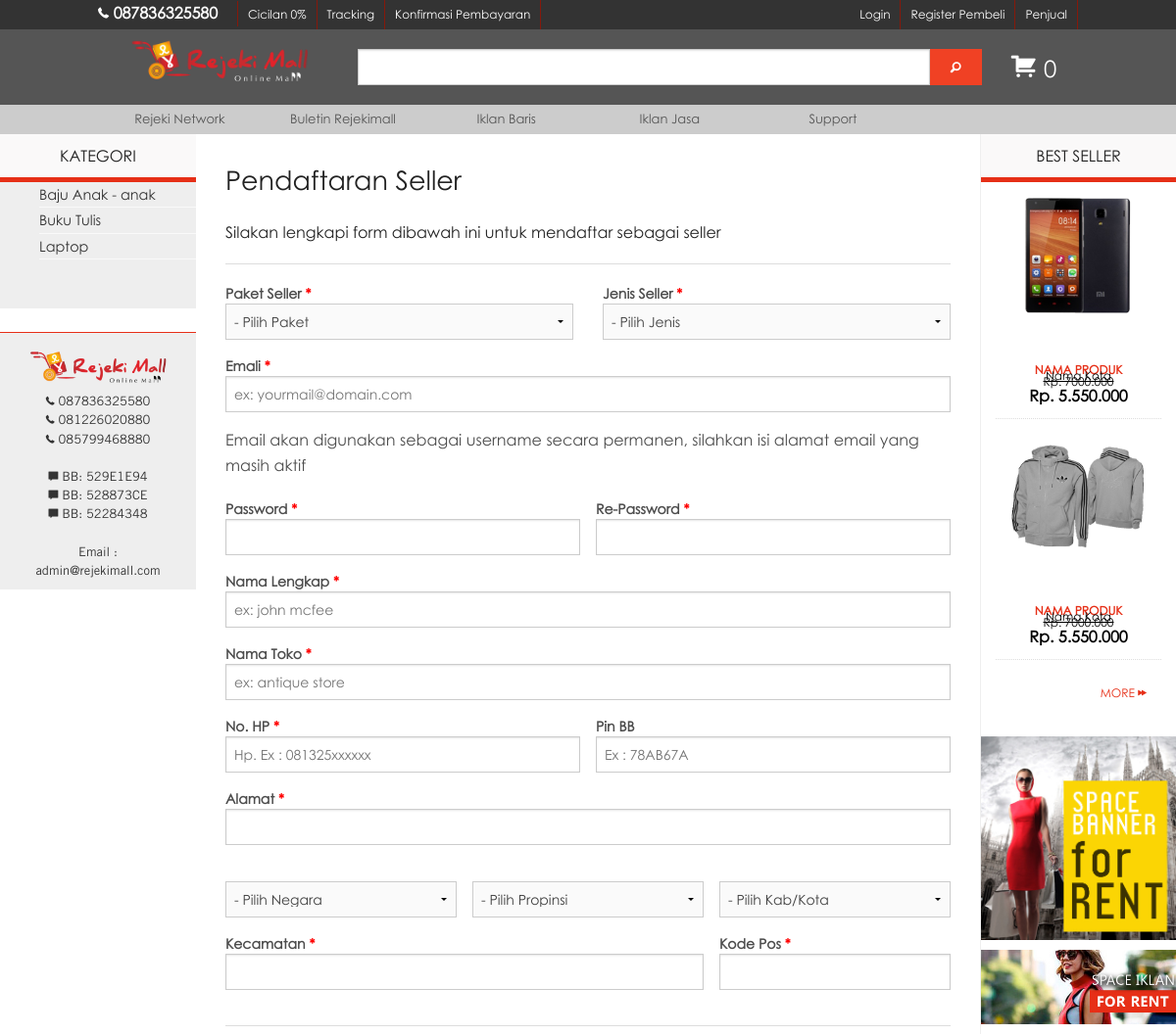
/index.php/register/seller (upper part), run on an earlier commit of the app's database.
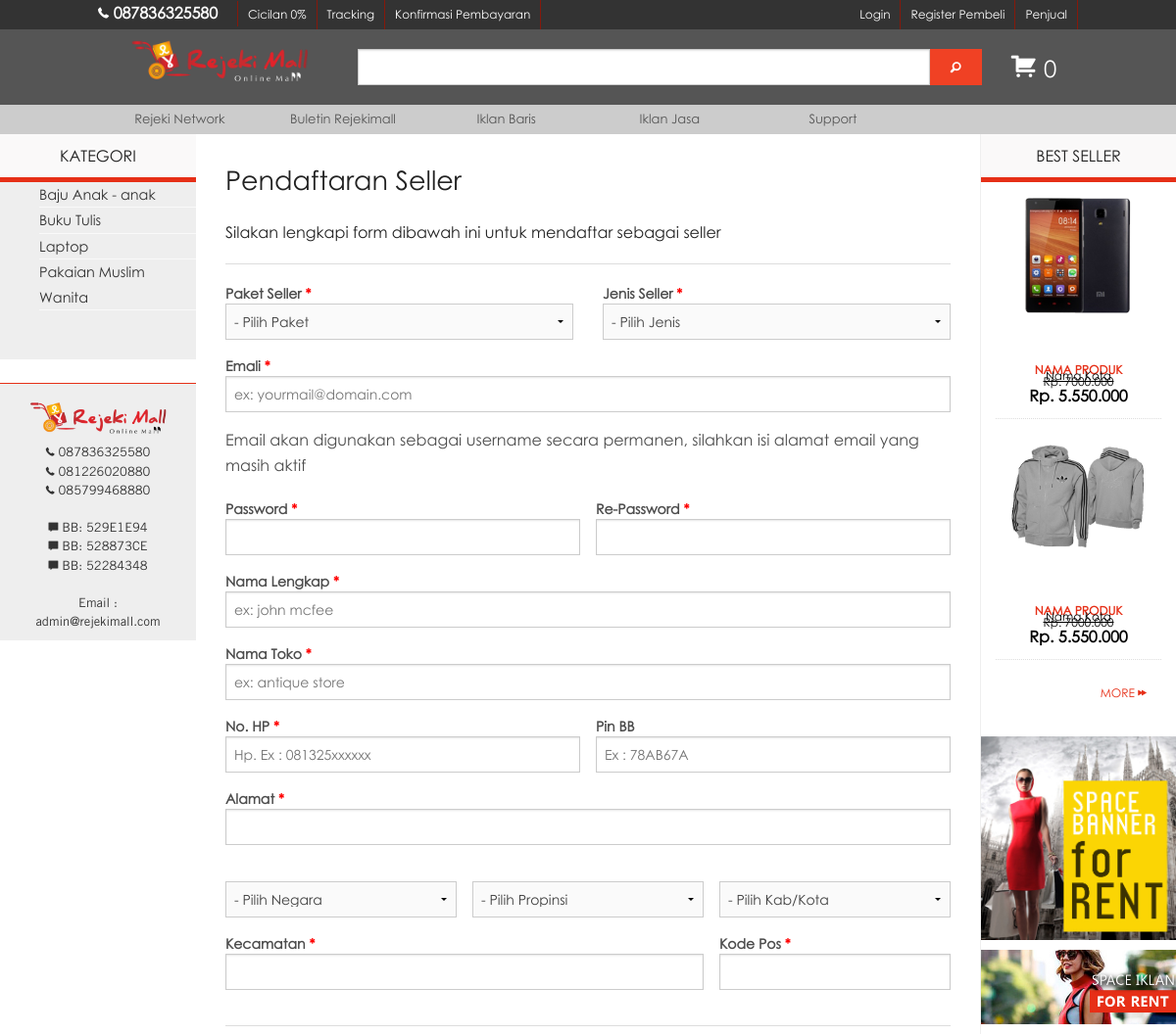
And on a later commit of the database.
### tables this page shows
CREATE TABLE IF NOT EXISTS `kategori` (
`cid` int(11) NOT NULL,
  `id_seller` int(5) DEFAULT NULL,
  `nama` char(30) DEFAULT NULL,
  `slugkat` text NOT NULL
);

### application/views/layout/konten.php (called while the page is built)
<?php if(!defined('BASEPATH')) exit('no direct script access allowed');
if($isi){
	$this->load->view($isi);
}

### application/views/layout/wrapper.php (called while the page is built, shortened)
<?php
require_once "header.php";
require_once "konten.php";
require_once "footer.php";

### application/controllers/register.php (called while the page is built, shortened)
<?php if(!defined('BASEPATH')) exit('No direct script access allowed');
class Register extends CI_Controller{
	public function __construct(){
		$this->load->model('model_city');
		$this->load->model("model_utama");
		$this->load->model("admin/paket_member");
		$this->load->model("admin/paket_seller");
		$this->load->model("admin/paketan_model");
	}
	public function seller(){
		$negara	= $this->model_city->getNegara();
		$prop	= $this->model_city->getPropinsi();
		$kota	= $this->model_city->getKota();
		$pkt	= $this->paket_seller->viewpaket();
		$jenis	= $this->paketan_model->showpaketan('seller');
		$data	= array(
		'title'		=>'Register Seller',
		'menu'		=>'etalase/menu_etalase',
		'kategori'	=>$this->model_utama->kategori(),
		'negara'	=>$negara,
		'prop'		=>$prop,
		'kota'		=>$kota,
		'paket'		=> $pkt,
		'jenis'		=> $jenis,
		'isi'		=>'register/registerperorangan'
		);
		$this->load->view('layout/wrapper',$data);
	}
}

### index.php (called while the page is built, shortened)
<?php
require_once BASEPATH.'core/CodeIgniter.php';

### application/models/model_utama.php (called while the page is built, shortened)
<?php
class Model_utama extends CI_Model{
	function kategori(){
		$query	= $this->db->query("
			SELECT DISTINCT `cid`, `id_seller`, `nama`, slugkat FROM `kategori`
		");
		return $query->result_array();
	}
}

### application/views/register/registerperorangan.php (the view, shortened to what the changed rows need)
<div class="row fullscreen" data-equalizer="foo" style="background:transparent;padding:0px;margin:0px;border:0px;">
	<div class="medium-2 columns" style="background:transparent;padding:0px;margin:0px;border:0px;">
		<div class="hide-for-small" data-equalizer-watch="foo" >
			<div class="row fullscreen" data-equalizer="bar" style="margin:0px;padding:0px;">
			<?php
				$this->load->view('leftbar/leftbarcategory');
			?>

### application/views/leftbar/leftbarcategory.php (shortened to what the changed rows need)
<div class="row fullscreen sidebar" style="margin:0px; padding:0 0 30px 0px;background:#EEEEEE;">
   <ul class="no-bullet" style="padding-left:40px;">
   <?php
   foreach($kategori as $listkat){
	   echo "<li style='border-bottom:solid 1px #f9f9f9;'><a href='".base_url()."produk/kategori/$listkat[slugkat]'  data-orbit-link='newarrivals' style='font-size:0.9em;color:#333333;'>$listkat[nama]</a></li>";
   }
   ?>
  </ul>
</div>
</body></html>

What changed in the data, as far as the page shows it:
added kategori: nama "Pakaian Muslim Wanita"
